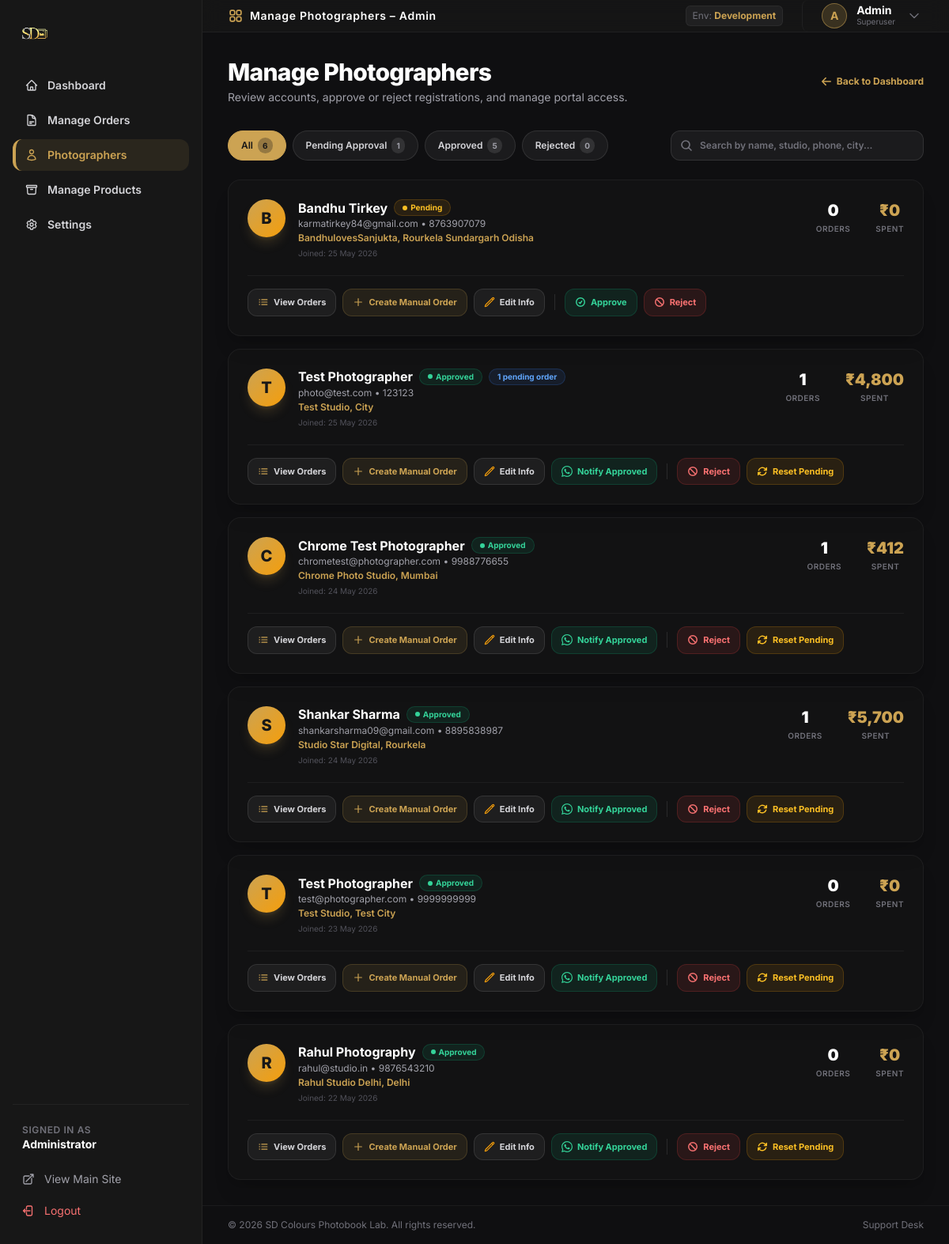
Page /backend/admin/photographers.php (signed in) on the committed database.
### tables this page shows
CREATE TABLE `users` (
  `id` int(10) UNSIGNED NOT NULL,
  `name` varchar(150) NOT NULL,
  `email` varchar(200) NOT NULL,
  `password_hash` varchar(255) NOT NULL,
  `role` enum('admin','photographer') NOT NULL DEFAULT 'photographer',
  `phone` varchar(20) DEFAULT NULL,
  `studio_name` varchar(200) DEFAULT NULL,
  `city` varchar(100) DEFAULT NULL,
  `status` enum('pending','approved','rejected') NOT NULL DEFAULT 'pending',
  `created_at` datetime NOT NULL DEFAULT current_timestamp()
);

### backend/admin/photographers.php (the view, shortened to what this page needs)
<?php
$db = getDB();
$filter = $_GET['status'] ?? 'all';
$search = trim($_GET['search'] ?? '');
$where = "WHERE role='photographer'";
$params = [];
$stmt = $db->prepare("
    SELECT u.*,
        (SELECT COUNT(*) FROM orders WHERE photographer_id=u.id) as order_count,
        (SELECT COALESCE(SUM(total),0) FROM orders WHERE photographer_id=u.id AND status!='cancelled') as total_spent,
        (SELECT COUNT(*) FROM orders WHERE photographer_id=u.id AND status='pending') as pending_orders
    FROM users u $where ORDER BY u.created_at DESC
");
$stmt->execute($params);
$photographers = $stmt->fetchAll();
$counts = $db->query("
    SELECT
        COUNT(*) as total,
        SUM(status='pending') as pending,
        SUM(status='approved') as approved,
        SUM(status='rejected') as rejected
    FROM users WHERE role='photographer'
")->fetch();
require_once '../includes/admin_header.php';
?>
<div class="mb-8 flex flex-col sm:flex-row sm:items-center sm:justify-between gap-4">
  <div>
    <h1 class="text-3xl font-extrabold text-white tracking-tight">Manage Photographers</h1>
    <p class="text-zinc-400 text-sm mt-1">Review accounts, approve or reject registrations, and manage portal access.</p>
  </div>
  <a href="/admin/index.php" class="inline-flex items-center gap-1.5 text-xs text-primary hover:underline font-bold">
    <svg xmlns="http://www.w3.org/2000/svg" fill="none" viewBox="0 0 24 24" stroke-width="2.5" stroke="currentColor" class="w-3.5 h-3.5">
      <path stroke-linecap="round" stroke-linejoin="round" d="M10.5 19.5 3 12m0 0 7.5-7.5M3 12h18" />
    </svg>
    Back to Dashboard
  </a>
</div>
<div class="flex flex-col md:flex-row md:items-center justify-between gap-4 mb-6">
  <div class="flex gap-2 flex-wrap">
    <?php
    $tabs = [
      'all'      => ['label' => 'All',             'count' => $counts['total']],
      'pending'  => ['label' => 'Pending Approval','count' => $counts['pending']],
      'approved' => ['label' => 'Approved',        'count' => $counts['approved']],
      'rejected' => ['label' => 'Rejected',        'count' => $counts['rejected']],
    ];
    foreach ($tabs as $k => $tab):
      $isActive = $filter === $k;
      $cls = $isActive
        ? 'bg-primary text-secondary font-extrabold border-primary'
        : 'bg-white/5 border-white/10 text-zinc-300 hover:bg-white/10 hover:border-white/20';
    ?>
      <a href="/admin/photographers.php?status=<?= $k ?><?= $search !== '' ? '&search=' . urlencode($search) : '' ?>" class="px-4 py-2 border rounded-full text-xs font-semibold transition-all duration-200 flex items-center gap-1.5 <?= $cls ?>">
        <?= $tab['label'] ?>
        <span class="<?= $isActive ? 'bg-secondary/30 text-secondary' : 'bg-white/10 text-zinc-400' ?> text-[10px] font-bold px-1.5 py-0.5 rounded-full"><?= (int)$tab['count'] ?></span>
      </a>
    <?php endforeach; ?>
  </div>
  <form method="GET" action="/admin/photographers.php" class="relative w-full md:w-80">
    <input type="text" name="search" value="<?= htmlspecialchars($search) ?>" placeholder="Search by name, studio, phone, city..."
           class="w-full bg-white/5 border border-white/10 rounded-xl pl-9 pr-8 py-2.5 text-white placeholder-zinc-500 focus:outline-none focus:border-primary focus:ring-1 focus:ring-primary transition-all duration-200 text-xs font-semibold">
    <div class="absolute inset-y-0 left-0 flex items-center pl-3 pointer-events-none text-zinc-500">
      <svg xmlns="http://www.w3.org/2000/svg" fill="none" viewBox="0 0 24 24" stroke-width="2.5" stroke="currentColor" class="w-4 h-4">
        <path stroke-linecap="round" stroke-linejoin="round" d="m21 21-5.197-5.197m0 0A7.5 7.5 0 1 0 5.196 5.196a7.5 7.5 0 0 0 10.608 10.608Z" />
      </svg>
    </div>
  </form>
</div>
<?php if ($photographers): ?>
  <div class="space-y-4">
    <?php foreach ($photographers as $p): ?>
      <?php
        $statusColors = [
          'pending'  => ['dot' => 'bg-amber-400', 'badge' => 'bg-amber-500/10 text-amber-400 border-amber-500/20'],
          'approved' => ['dot' => 'bg-emerald-400','badge' => 'bg-emerald-500/10 text-emerald-400 border-emerald-500/20'],
          'rejected' => ['dot' => 'bg-red-400',   'badge' => 'bg-red-500/10 text-red-400 border-red-500/20'],
        ];
        $sc = $statusColors[$p['status']] ?? ['dot' => 'bg-zinc-400', 'badge' => 'bg-zinc-500/10 text-zinc-400 border-zinc-500/20'];
        $initial = strtoupper(substr($p['name'], 0, 1));
        $waText  = rawurlencode("Hi " . $p['name'] . "! Your SD Colours Lab photographer portal account has been approved. You can now log in at http://127.0.0.1:8000/login.php");
      ?>
      <div class="bg-secondary/40 border border-white/5 rounded-2xl p-5 md:p-6 shadow-xl hover:bg-secondary/50 transition-colors">
        <div class="flex flex-col md:flex-row md:items-start gap-5">
          <div class="flex items-start gap-4 flex-1 min-w-0">
            <div class="w-12 h-12 rounded-full bg-gradient-to-br from-primary to-amber-500 flex items-center justify-center text-secondary font-extrabold text-xl flex-shrink-0 shadow-lg shadow-primary/20">
              <?= $initial ?>
            </div>
            <div class="min-w-0">
              <div class="flex items-center gap-2 flex-wrap">
                <h3 class="font-bold text-white text-base leading-tight"><?= htmlspecialchars($p['name']) ?></h3>
                <span class="inline-flex items-center gap-1 px-2.5 py-0.5 rounded-full text-[10px] font-bold border <?= $sc['badge'] ?>">
                  <span class="w-1.5 h-1.5 rounded-full <?= $sc['dot'] ?>"></span>
                  <?= ucfirst($p['status']) ?>
                </span>
                <?php if ($p['pending_orders'] > 0): ?>
                  <span class="inline-flex items-center gap-1 px-2.5 py-0.5 rounded-full text-[10px] font-bold bg-blue-500/10 text-blue-400 border border-blue-500/20">
                    <?= $p['pending_orders'] ?> pending order<?= $p['pending_orders'] > 1 ? 's' : '' ?>
                  </span>
                <?php endif; ?>
              </div>
              <p class="text-xs text-zinc-400 mt-0.5">
                <?= htmlspecialchars($p['email']) ?>
                <?= $p['phone'] ? ' &bull; ' . htmlspecialchars($p['phone']) : '' ?>
              </p>
              <?php if ($p['studio_name']): ?>
                <p class="text-xs text-primary font-semibold mt-0.5">
                  <?= htmlspecialchars($p['studio_name']) ?><?= $p['city'] ? ', ' . htmlspecialchars($p['city']) : '' ?>
                </p>
              <?php endif; ?>
              <p class="text-[10px] text-zinc-600 mt-1">Joined: <?= date('d M Y', strtotime($p['created_at'])) ?></p>
            </div>
          </div>
          <div class="flex gap-6 md:gap-8 border-t border-white/5 pt-4 md:pt-0 md:border-t-0 md:flex-shrink-0">
            <div class="text-center">
              <div class="text-xl font-black text-white"><?= (int)$p['order_count'] ?></div>
              <div class="text-[10px] font-semibold text-zinc-500 uppercase tracking-wider mt-0.5">Orders</div>
            </div>
            <div class="text-center">
              <div class="text-xl font-black text-primary">₹<?= number_format($p['total_spent']) ?></div>
              <div class="text-[10px] font-semibold text-zinc-500 uppercase tracking-wider mt-0.5">Spent</div>
            </div>
          </div>
        </div>
        <div class="mt-5 pt-4 border-t border-white/5 flex flex-wrap items-center gap-2">
          <a href="/admin/orders.php?photographer_id=<?= $p['id'] ?>"
             class="inline-flex items-center gap-1.5 text-[11px] font-bold px-3 py-2 rounded-xl bg-white/5 border border-white/10 text-zinc-300 hover:bg-white/10 hover:text-white transition-all">
            View Orders
          </a>
          <a href="/admin/create_order.php?photographer_id=<?= $p['id'] ?>&studio=<?= urlencode($p['studio_name'] ?? $p['name']) ?>&phone=<?= urlencode($p['phone'] ?? '') ?>"
             class="inline-flex items-center gap-1.5 text-[11px] font-bold px-3 py-2 rounded-xl bg-primary/10 border border-primary/20 text-primary hover:bg-primary/20 transition-all">
            <svg xmlns="http://www.w3.org/2000/svg" fill="none" viewBox="0 0 24 24" stroke-width="2" stroke="currentColor" class="w-3.5 h-3.5">
              <path stroke-linecap="round" stroke-linejoin="round" d="M12 4.5v15m7.5-7.5h-15" />
            </svg>
            Create Manual Order
          </a>
          <a href="/admin/edit_photographer.php?id=<?= $p['id'] ?>"
             class="inline-flex items-center gap-1.5 text-[11px] font-bold px-3 py-2 rounded-xl bg-white/5 border border-white/10 text-zinc-300 hover:bg-white/10 hover:text-white transition-all">
            Edit Info
          </a>
          <?php if ($p['status'] === 'approved' && $p['phone']): ?>
            <a href="https://wa.me/91<?= preg_replace('/\D/','',$p['phone']) ?>?text=<?= $waText ?>"
               target="_blank"
               class="inline-flex items-center gap-1.5 text-[11px] font-bold px-3 py-2 rounded-xl bg-emerald-500/10 border border-emerald-500/20 text-emerald-400 hover:bg-emerald-500/20 transition-all">
              Notify Approved
            </a>
          <?php endif; ?>
          <form method="POST" class="flex gap-2 flex-wrap items-center">
            <?php if ($p['status'] !== 'approved'): ?>
              <button type="submit" name="update_status" value="1"
                      onclick="this.form.status.value='approved'"
                      class="inline-flex items-center gap-1.5 text-[11px] font-bold px-3 py-2 rounded-xl bg-emerald-500/10 text-emerald-400 hover:bg-emerald-500/25 border border-emerald-500/20 transition-all cursor-pointer">
                <svg xmlns="http://www.w3.org/2000/svg" fill="none" viewBox="0 0 24 24" stroke-width="2.5" stroke="currentColor" class="w-3.5 h-3.5">
                  <path stroke-linecap="round" stroke-linejoin="round" d="M9 12.75 11.25 15 15 9.75M21 12a9 9 0 1 1-18 0 9 9 0 0 1 18 0Z" />
                </svg>
                Approve
              </button>
            <?php endif; ?>
            <?php if ($p['status'] !== 'rejected'): ?>
              <button type="submit" name="update_status" value="1"
                      onclick="this.form.status.value='rejected'"
                      class="inline-flex items-center gap-1.5 text-[11px] font-bold px-3 py-2 rounded-xl bg-red-500/10 text-red-400 hover:bg-red-500/25 border border-red-500/20 transition-all cursor-pointer">
                <svg xmlns="http://www.w3.org/2000/svg" fill="none" viewBox="0 0 24 24" stroke-width="2.5" stroke="currentColor" class="w-3.5 h-3.5">
                  <path stroke-linecap="round" stroke-linejoin="round" d="M18.364 18.364A9 9 0 0 0 5.636 5.636m12.728 12.728A9 9 0 0 1 5.636 5.636m12.728 12.728L5.636 5.636" />
                </svg>
                Reject
              </button>
            <?php endif; ?>
            <?php if ($p['status'] === 'approved' || $p['status'] === 'rejected'): ?>
              <button type="submit" name="update_status" value="1"
                      onclick="this.form.status.value='pending'"
                      class="inline-flex items-center gap-1.5 text-[11px] font-bold px-3 py-2 rounded-xl bg-amber-500/10 text-amber-400 hover:bg-amber-500/25 border border-amber-500/20 transition-all cursor-pointer">
                Reset Pending
              </button>
            <?php endif; ?>
          </form>
        </div>
      </div>
    <?php endforeach; ?>
  </div>
<?php endif; ?>
<?php require_once '../includes/admin_footer.php'; ?>

### rows in the picture
users: name "B", name "Bandhu Tirkey", status "Pending", email "karmatirkey84@gmail.com", phone "8763907079", studio_name "BandhulovesSanjukta", city "Rourkela Sundargarh Odisha", created_at "25 May 2026", order_count "0", total_spent "0", shows "Approve", shows "Reject"
users: name "T", name "Test Photographer", status "Approved", pending_orders "1", email "photo@test.com", phone "123123", studio_name "Test Studio", city "City", created_at "25 May 2026", order_count "1", total_spent "4,800", shows "Reject", shows "Reset Pending"
users: name "C", name "Chrome Test Photographer", status "Approved", email "chrometest@photographer.com", phone "9988776655", studio_name "Chrome Photo Studio", city "Mumbai", created_at "24 May 2026", order_count "1", total_spent "412", shows "Reject", shows "Reset Pending"
users: name "S", name "Shankar Sharma", status "Approved", email "shankarsharma09@gmail.com", phone "8895838987", studio_name "Studio Star Digital", city "Rourkela", created_at "24 May 2026", order_count "1", total_spent "5,700", shows "Reject", shows "Reset Pending"
users: name "T", name "Test Photographer", status "Approved", email "test@photographer.com", phone "9999999999", studio_name "Test Studio", city "Test City", created_at "23 May 2026", order_count "0", total_spent "0", shows "Reject", shows "Reset Pending"
users: name "R", name "Rahul Photography", status "Approved", email "rahul@studio.in", phone "9876543210", studio_name "Rahul Studio Delhi", city "Delhi", created_at "22 May 2026", order_count "0", total_spent "0", shows "Reject", shows "Reset Pending"

### other values in the picture
$pageTitle "Manage Photographers – Admin"
$tab['label'] "All"
$tab['count'] "6"
$tab['label'] "Pending Approval"
$tab['count'] "1"
$tab['label'] "Approved"
$tab['count'] "5"
$tab['label'] "Rejected"
$tab['count'] "0"
